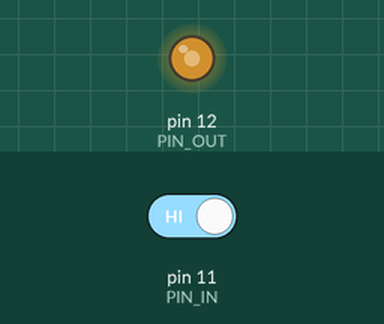
Recording of a program running on a simulated Raspberry Pi (header pin numbers). Shown: output pins drawn as LEDs (lit = HIGH). Inputs (shaded band) come from the test bench; at power-on: pin 11 (PIN_IN) HIGH.

Above: at 1.25 s.
1.3 s: pin 11 (PIN_IN) driven LOW
At 3.35 s:
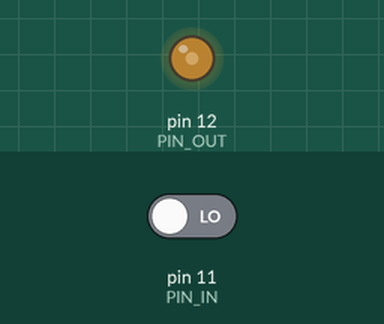
At 4.7 s:
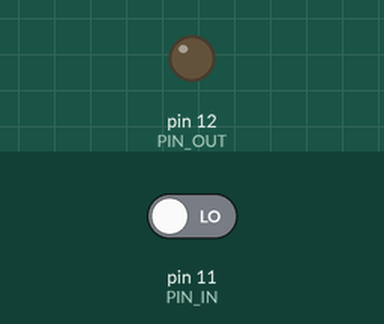
6.5 s: pin 11 (PIN_IN) driven HIGH
At 8.6 s:
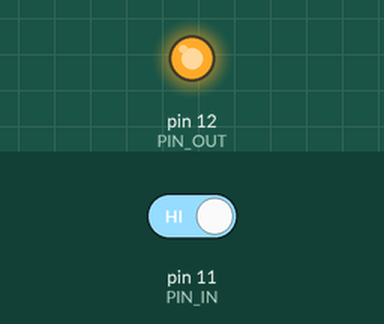
Timing chart, 0 to 17.7 s (numbered marks = the images above; inputs shaded):
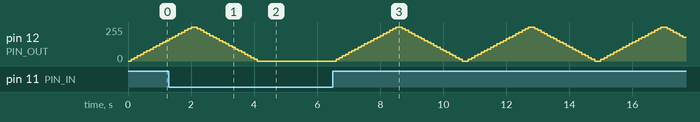

The program:

LedTaster2.py
```python
#!/usr/bin/python
'''
Created on 16.04.2017

@author: patrik
'''

# Verwenden von GPIO
import RPi.GPIO as GPIO
import time

# Warnungen ausschalten
#GPIO.setwarnings(False)
# Pin Nummern verwenden
GPIO.setmode(GPIO.BOARD)

#GPIO Pins zuweisen
PIN_IN = 11
PIN_OUT = 12

# Pin 17 als Input
GPIO.setup(PIN_IN, GPIO.IN)
# Pin 18 als Output
GPIO.setup(PIN_OUT, GPIO.OUT)

if __name__ == '__main__':
    p = GPIO.PWM(PIN_OUT, 50)  # channel=12 frequency=50Hz
    try:
        while True:
          # Solange Button nicht gedrueckt wird (False)
          if not GPIO.input(PIN_IN):
            p.stop()
          # Wenn der Button gedrueckt wird
          else:
            p.start(0)
            for dc in range(0, 101, 5):
                p.ChangeDutyCycle(dc)
                time.sleep(0.1)
            for dc in range(100, -1, -5):
                p.ChangeDutyCycle(dc)
                time.sleep(0.1)
        # Beim Abbruch durch STRG+C resetten
    except KeyboardInterrupt:
        print("Programm vom User gestoppt")
        pass
        p.stop()
        GPIO.cleanup()
```

Measured:
- after the input at 1.3 s, pin 12 (PIN_OUT): goes on until 4.1 s, then stays 0/255
